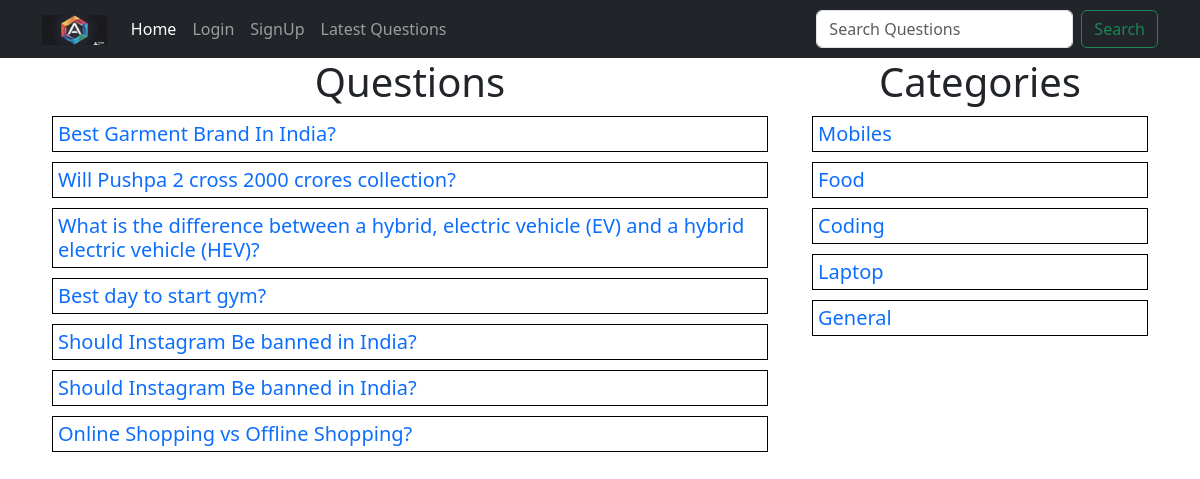
Page /?c_id=5 on the committed database.
### tables this page shows
CREATE TABLE `questions` (
  `id` int(10) NOT NULL,
  `title` varchar(100) NOT NULL,
  `description` varchar(300) NOT NULL,
  `category_id` int(10) NOT NULL,
  `user_id` int(10) NOT NULL
);

CREATE TABLE `category` (
  `id` int(10) NOT NULL,
  `category` varchar(50) NOT NULL
);

### client/questions.php (the view, shortened to what this page needs)
<div class="container">
    <div class="row">
        <div class="col-8">
            <h1 class="heading">Questions</h1>
            <?php
            include("./common/db.php");
            if(isset($_GET['c_id'])){
                $query = "select * from questions where category_id=$c_id";
            }
            elseif(isset($_GET['u_id'])) {
                $query = "select * from questions where user_id=$u_id";
            }
            elseif(isset($_GET['latest'])) {
                $query = "select * from questions order by id desc";
            }
            elseif(isset($_GET['search'])) {
                $query = "select * from questions where `title` Like '%$search%'";
            }
            else {
                $query = "select * from questions";
            }
            $result = $conn->query($query);
            foreach($result as $row) {
                $title = $row['title'];
                $id = $row['id'];
                echo "<div class='row question-list'><h5 class='my-question'><a href='?q-id=$id'>$title</a>";
                echo "</h5></div>";
            }
            ?>
        </div>
        <div class="col-4">
            <?php
                include("categorylist.php");
            ?>
        </div>
    </div>
</div>

### client/categorylist.php
<div>
    <h1 class="heading">Categories</h1>
    <?php
        include("./common/db.php");
        $query = "select * from category";
        $result = $conn->query($query);
        foreach($result as $row) {
            $category = ucfirst($row['category']);
            $id = $row['id'];
            echo "<div class='row question-list'><h5><a href='?c_id=$id'>$category</a></h5></div>";
        }
    ?>
</div>

### public/style.css (style rules this page uses)
.heading { text-align: center; }
.question-list { border: 1px solid black; padding: 5px; margin: 10px; }
.question-list h5 { margin: 0; padding: 0; }
.question-list a { text-decoration: none; }
.my-question { display: flex; justify-content: space-between; }

### rows in the picture
questions: title "Best Garment Brand In India?"
questions: title "Will Pushpa 2 cross 2000 crores collection?"
questions: title "What is the difference between a hybrid, electric vehicle (EV) and a hybrid electric vehicle (HEV)?"
questions: title "Best day to start gym?"
questions: title "Should Instagram Be banned in India?"
questions: title "Should Instagram Be banned in India?"
questions: title "Online Shopping vs Offline Shopping?"
category: category "Mobiles"
category: category "Food"
category: category "Coding"
category: category "Laptop"
category: category "General"
